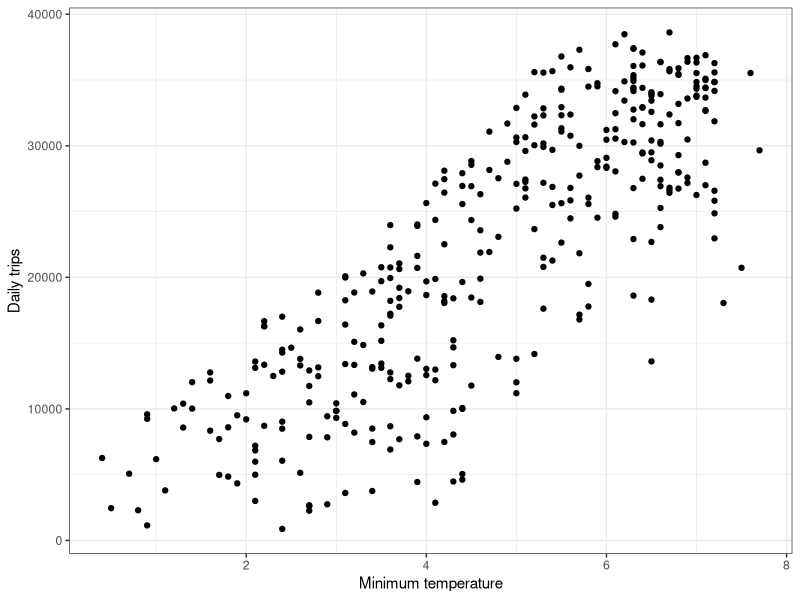
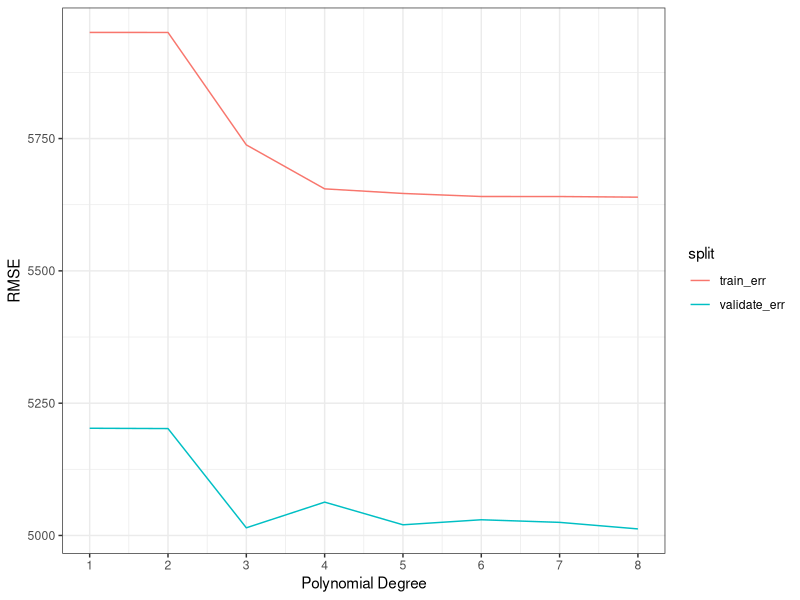
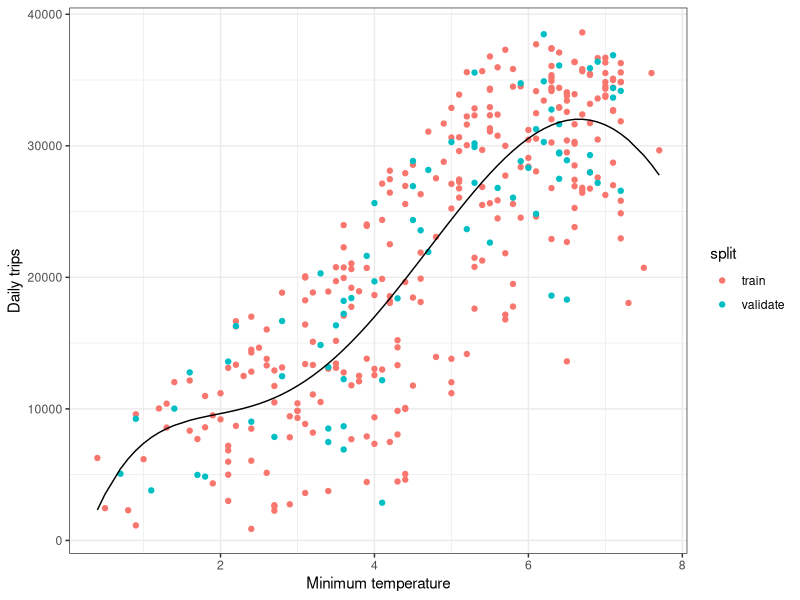
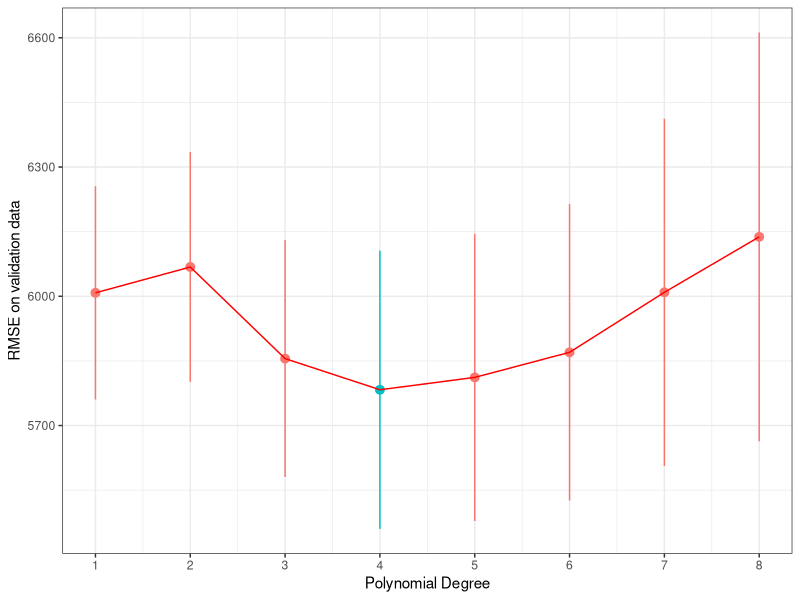
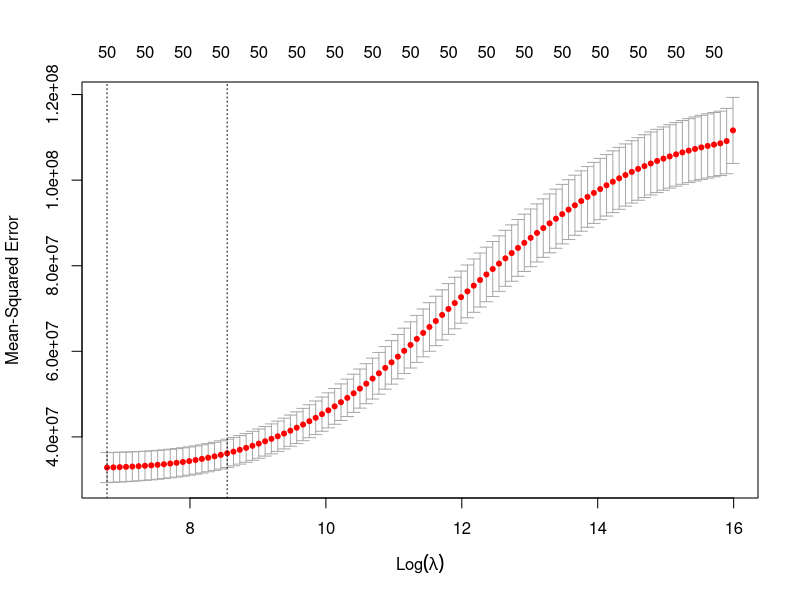
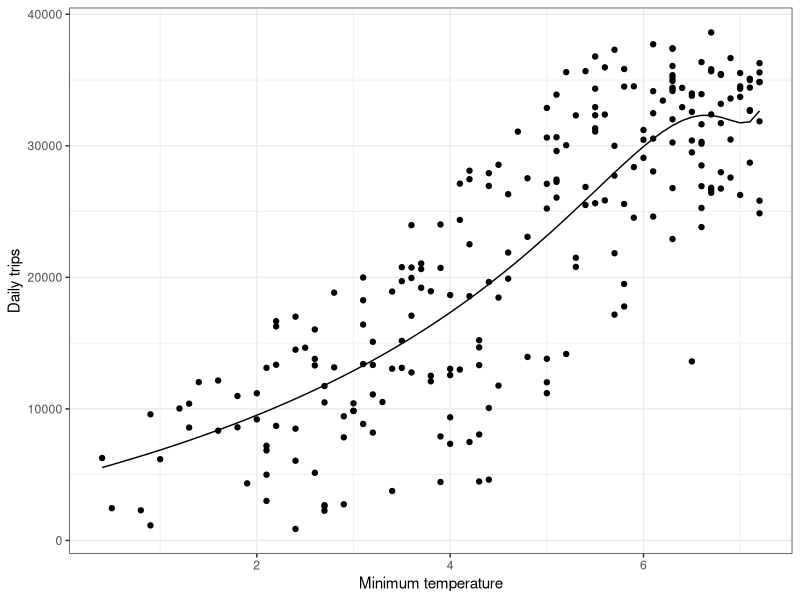
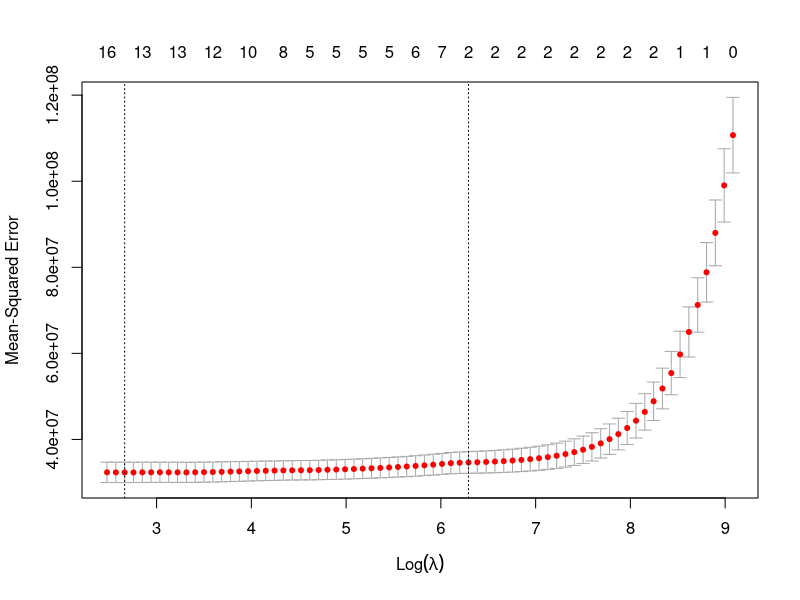
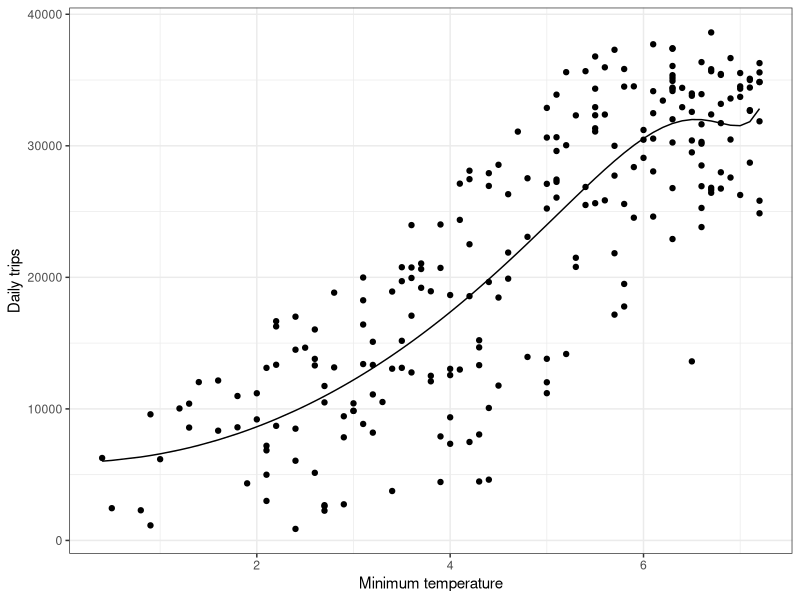

Recreate these plots in R, in order.
## ---- chunk 1
library(tidyverse)
library(scales)
library(modelr)
library(glmnet)

theme_set(theme_bw())
options(repr.plot.width=4, repr.plot.height=3)
## ---- chunk 2
trips_per_day <- read_tsv('trips_per_day.tsv')
head(trips_per_day)
## ---- chunk 3
ggplot(trips_per_day, aes(x = tmin, y = num_trips)) +
  geom_point() +
  xlab('Minimum temperature') +
  ylab('Daily trips') +
  scale_y_continuous()
## ---- chunk 4
set.seed(42)

num_days <- nrow(trips_per_day)
frac_train <- 0.8
num_train <- floor(num_days * frac_train)

# randomly sample rows for the training set 
ndx <- sample(1:num_days, num_train, replace=F)

# used to fit the model
trips_per_day_train <- trips_per_day[ndx, ]

# used to evaluate the fit
trips_per_day_validate <- trips_per_day[-ndx, ]
## ---- chunk 5
# fit a model for each polynomial degree
K <- 1:8
train_err <- c()
validate_err <- c()
for (k in K) {
  
    # fit on the training data
    model <- lm(num_trips ~ poly(tmin, k, raw = T), data=trips_per_day_train)
    
    # evaluate on the training data
    train_err[k] <- sqrt(mean((predict(model, trips_per_day_train) - trips_per_day_train$num_trips)^2))

    # evaluate on the validate data
    validate_err[k] <- sqrt(mean((predict(model, trips_per_day_validate) - trips_per_day_validate$num_trips)^2))
}
## ---- chunk 6
plot_data <- data.frame(K, train_err, validate_err) %>%
  gather("split", "error", -K)

ggplot(plot_data, aes(x=K, y=error, color=split)) +
  geom_line() +
  scale_x_continuous(breaks=K) +
  xlab('Polynomial Degree') +
  ylab('RMSE')
## ---- chunk 7
model <- lm(num_trips ~ poly(tmin, 5, raw = T), data = trips_per_day_train)

trips_per_day_train <- trips_per_day_train %>%
  add_predictions(model) %>%
  mutate(split = "train")
trips_per_day_validate <- trips_per_day_validate %>%
  add_predictions(model) %>%
  mutate(split = "validate")
plot_data <- bind_rows(trips_per_day_train, trips_per_day_validate)

ggplot(plot_data, aes(x = tmin, y = num_trips)) +
  geom_point(aes(color = split)) +
  geom_line(aes(y = pred)) +
  xlab('Minimum temperature') +
  ylab('Daily trips') +
  scale_y_continuous()
## ---- chunk 8
set.seed(42)
num_folds <- 5
num_days <- nrow(trips_per_day)

ndx <- sample(1:num_days, num_train, replace=F)

trips_per_day <- trips_per_day[ndx, ] %>%
  mutate(fold = (row_number() %% num_folds) + 1)

head(trips_per_day)
## ---- chunk 9
# fit a model for each polynomial degree
K <- 1:8
avg_validate_err <- c()
se_validate_err <- c()
for (k in K) {

  # do 5-fold cross-validation within each value of k
  validate_err <- c()
  for (f in 1:num_folds) {
    # fit on the training data
    trips_per_day_train <- filter(trips_per_day, fold != f)
    model <- lm(num_trips ~ poly(tmin, k, raw = T), data=trips_per_day_train)

    # evaluate on the validation data
    trips_per_day_validate <- filter(trips_per_day, fold == f)
    validate_err[f] <- sqrt(mean((predict(model, trips_per_day_validate) - trips_per_day_validate$num_trips)^2))
  }

  # compute the average validation error across folds
  # and the standard error on this estimate
  avg_validate_err[k] <- mean(validate_err)
  se_validate_err[k] <- sd(validate_err) / sqrt(num_folds)
}
## ---- chunk 10
# plot the validate error, highlighting the value of k with the lowest average error
plot_data <- data.frame(K, avg_validate_err, se_validate_err)
ggplot(plot_data, aes(x=K, y=avg_validate_err)) +
  geom_pointrange(aes(ymin=avg_validate_err - se_validate_err,
                      ymax=avg_validate_err + se_validate_err,
                      color=avg_validate_err == min(avg_validate_err))) +
  geom_line(color = "red") +
  scale_x_continuous(breaks=1:12) +
  theme(legend.position="none") +
  xlab('Polynomial Degree') +
  ylab('RMSE on validation data')
## ---- chunk 11
set.seed(42)
K <- 50
form <- as.formula(num_trips ~ poly(tmin, K, raw = T))
X <- model.matrix(form, trips_per_day_train)
## ---- chunk 12
cv <- cv.glmnet(X, trips_per_day_train$num_trips, family = "gaussian", alpha = 0)
sqrt(min(cv$cvm))
plot(cv)
coef(cv, s = "lambda.min")
## ---- chunk 13
trips_per_day_train$pred <- as.vector(predict(cv, X, s = "lambda.min"))

ggplot(trips_per_day_train, aes(x = tmin, y = num_trips)) +
  geom_point() +
  geom_line(aes(y = pred)) +
  xlab('Minimum temperature') +
  ylab('Daily trips') +
  scale_y_continuous()
## ---- chunk 14
cv <- cv.glmnet(X, trips_per_day_train$num_trips, family = "gaussian", alpha = 1)
sqrt(min(cv$cvm))
plot(cv)
coef(cv, s = "lambda.min")
## ---- chunk 15
trips_per_day_train$pred <- as.vector(predict(cv, X, s = "lambda.min"))

ggplot(trips_per_day_train, aes(x = tmin, y = num_trips)) +
  geom_point() +
  geom_line(aes(y = pred)) +
  xlab('Minimum temperature') +
  ylab('Daily trips') +
  scale_y_continuous()
